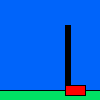
Frame 1 (no input)
Frame 60 (the mouse pressed at the canvas centre just before this capture): identical to frame 1, image omitted
Frame 120 (the mouse held since frame 60 and released just before this capture): identical to frame 1, image omitted

The Processing sketch that drew this single still picture (run headless with seeded random() and noise(); from frame 60 on, the mouse is pressed at the canvas centre):

// Processing sketch: processing_76384
// ── processing_76384.pde

int hight = 85;
int timer=10;

void setup() {
  size(100, 100);
}
void draw() {
  if (keyPressed == true) {
    hight = hight - 1;
  }
println("PUSH!");

  background (0, 100, 250);
  fill (0, 225, 100);
  rect(-5, 90, 110, 150);
  fill(0);
  rect(65, 25, 5, 65);
  fill (255, 0, 0);
  rect(65, hight, 20, 10);


  if (hight < 25) {
    println("Victory!");
  }
  
}
